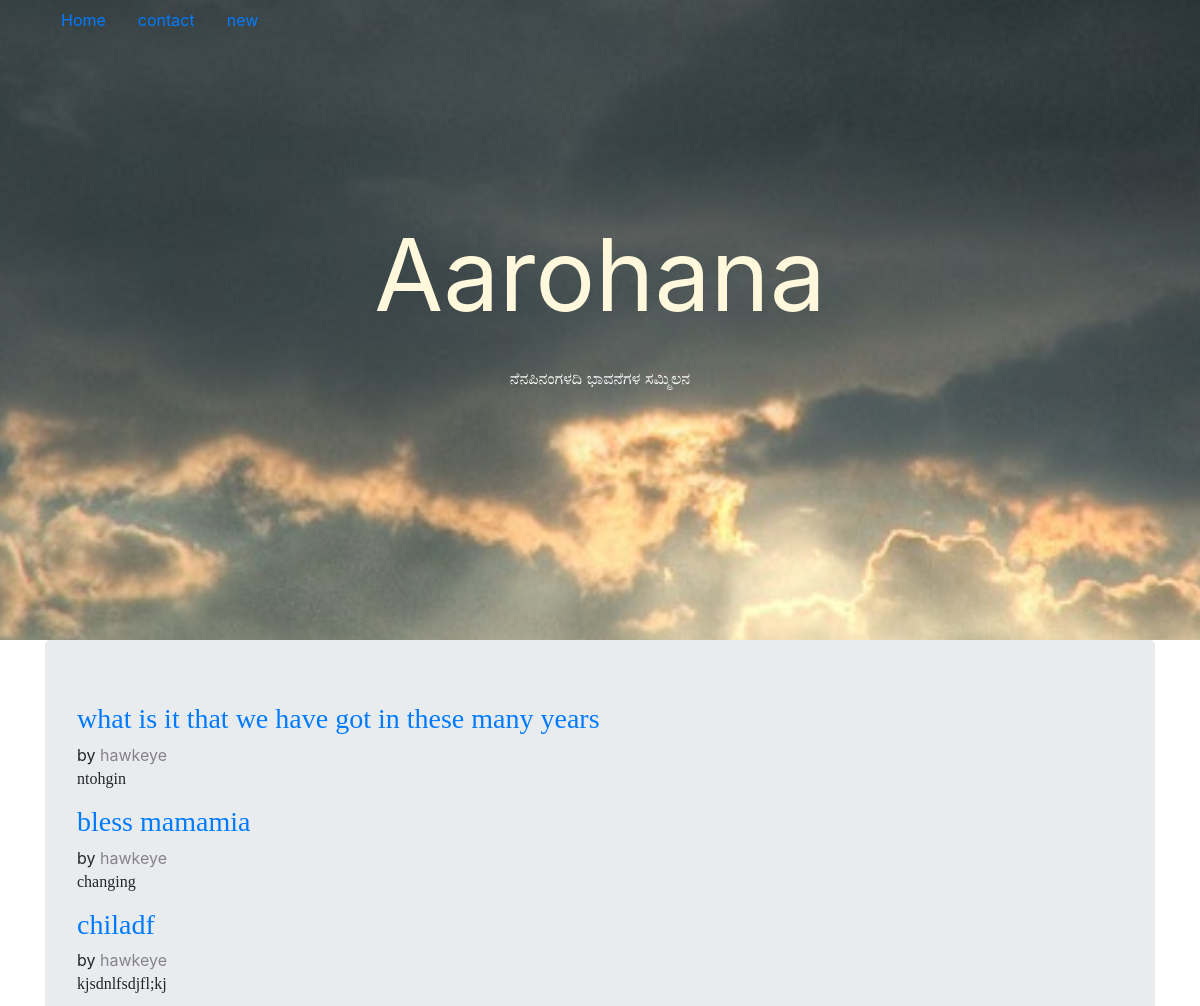
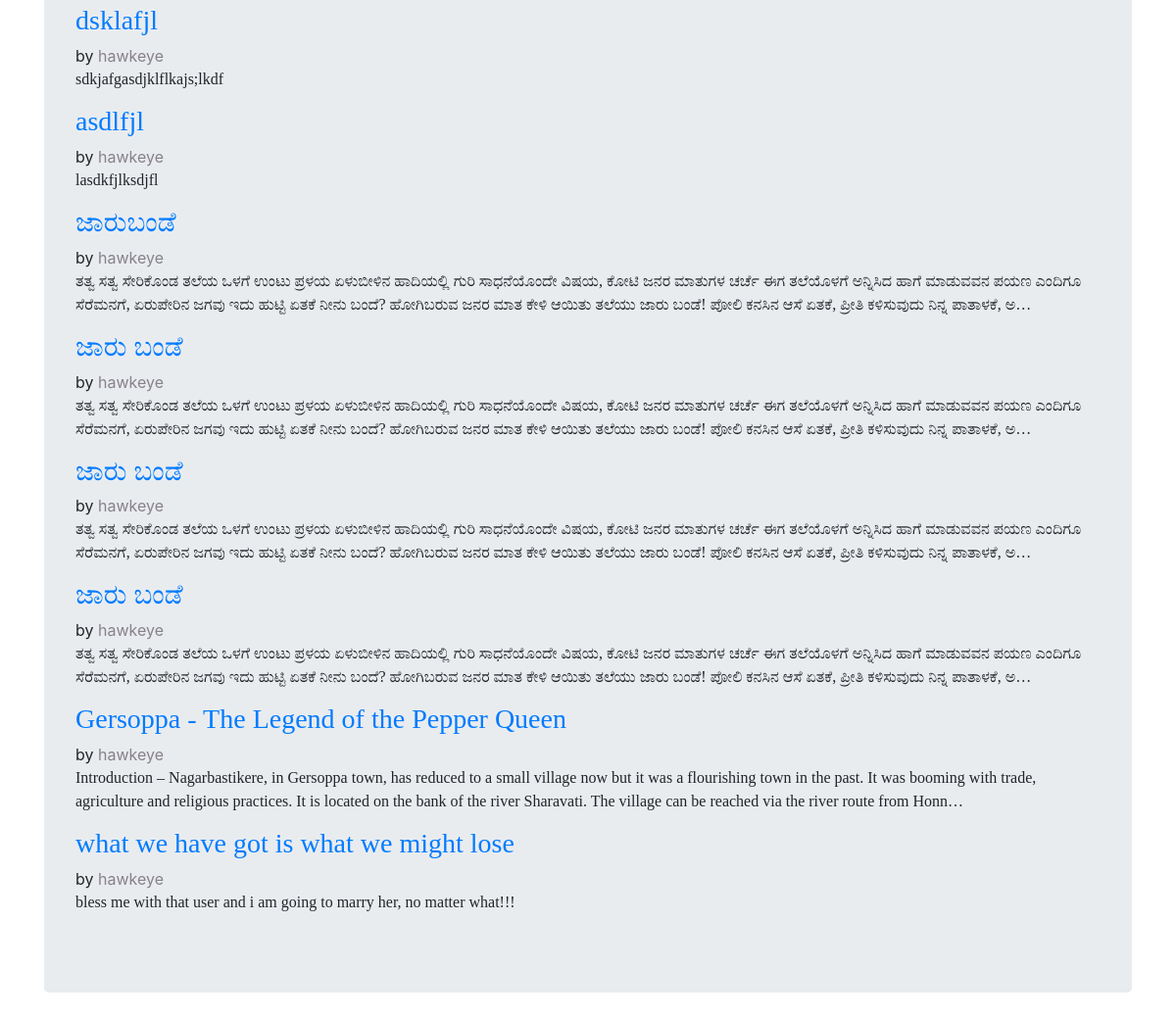
The app's page /posts/list/ with its own data (2 pictures, top to bottom).
### posts/models.py (models this page shows, shortened)
class post(models.Model):
    article_type = (
        ("POEM", "poem"),
        ("ARTICLE", "article"),
    )
    title = models.CharField("Title", max_length=250)
    content = models.TextField("Article")
    publish_date = models.DateTimeField(auto_now_add=True)
    updated = models.DateTimeField(auto_now_add=False, auto_now=True)
    author =  models.ForeignKey(User, related_name="blog_posts")
    post_image = models.FileField("Article_image", blank=True)
    article_type = models.CharField("Article Type", max_length=7, choices=article_type, default="POEM")
    def get_absolute_url(self):
        return reverse("detail", kwargs={"pk": self.id})
    class Meta:
        ordering = ["-publish_date"]

### posts/views.py (the view)
def post_list(request):
    posts = post.objects.all()
    return render(request, "posts/list.html", {"posts": posts})

### posts/templates/posts/list.html
{% extends "base.html" %}
{% block content %}
    {% for post in posts %}
        <h3 style="font-family: fantasy"><a href='{{ post.get_absolute_url }}'>{{ post.title }}</a></h1>
        <div>by <span class="author" style="color: #87818b">{{ post.author }}</span></div>
        <article class="article-content">
            <p style="font-family: serif">{{ post.content|truncatechars:300 }}</p>
        </article>
    {% empty %}
        <div>Sorry!! no posts added yet </div>
    {% endfor %}
{% endblock content %}

### posts/templates/base.html (shortened to what this page needs)
{% load staticfiles %}
<html>
    <head>
        <link href='{% static "css/bootstrap.css"%}' rel="stylesheet">
    </head>
    <body>
        <div class="header-img wrapper">
            {% block header %}
                {% block headerimg %}
                <div class="header-img" style="background-size: cover; height: 80%; width:100%; background-attachment: fixed;background-image: url({% static 'img/blog_back.jpg' %}); background-position-x: center; background-position-y:-100px">
                {% endblock headerimg %}
                    <div class="container">
                        <nav class="nav nav-masthead" style="position: fixed">
                                <a class="nav-link" href="{% url 'list' %}">Home</a>
                                <a class="nav-link" href="#">contact</a>
                                <a class="nav-link" href="{% url 'new' %}">new</a>
                        </nav>
                    </div>
                        {% block blogname %}
                        <div class="blog-name" style="font-size: 100; text-align: center; padding-top: 200px; color: cornsilk">     <p>Aarohana</p>
                        </div>
                        {% endblock blogname %}
                        {% block author %}
                            <div style="text-align: center; color:white;">
                                <p>ನೆನಪಿನಂಗಳದಿ ಭಾವನೆಗಳ ಸಮ್ಮಿಲನ</p>
                            </div>
                        {% endblock author %}
            </div>
            {% endblock header %}
        </div>
        <div>
            <div class="container" >
                    <div class="jumbotron">
                        {% block content %}
                        {% endblock content %}
                    </div>
            </div>
        </div>
    </body>
</html>

### records on screen
post: title "what is it that we have got in these many years", author "hawkeye", content "ntohgin"
post: title "bless mamamia", author "hawkeye", content "changing"
post: title "chiladf", author "hawkeye", content "kjsdnlfsdjfl;kj"
post: title "dsklafjl", author "hawkeye", content "sdkjafgasdjklflkajs;lkdf"
post: title "asdlfjl", author "hawkeye", content "lasdkfjlksdjfl"
post: title "ಜಾರುಬಂಡೆ", author "hawkeye", content "ತತ್ವ ಸತ್ವ ಸೇರಿಕೊಂಡ ತಲೆಯ ಒಳಗೆ ಉಂಟು ಪ್ರಳಯ ಏಳುಬೀಳಿನ ಹಾದಿಯಲ್ಲಿ ಗುರಿ ಸಾಧನೆಯೊಂದೇ ವಿಷಯ, ಕೋಟಿ ಜನರ ಮಾತುಗಳ ಚರ್ಚೆ ಈಗ ತಲೆಯೊಳಗೆ ಅನ್ನಿಸಿದ ಹಾಗೆ ಮಾಡುವವನ ಪಯಣ ಎಂದಿಗೂ ಸೆರೆಮನಗೆ, ಏರುಪೇರಿನ ಜಗವು ಇದು ಹುಟ್ಟಿ ಏತಕೆ ನೀನು ಬಂದೆ? ಹೋಗಿಬರುವ ಜನರ ಮಾತ ಕೇಳಿ ಆಯಿತು ತಲೆಯು ಜಾರು ಬಂಡೆ! ಪೋಲಿ ಕನಸಿನ ಆಸೆ ಏತಕೆ, ಪ್ರೀತಿ ಕಳಿಸುವುದು ನಿನ್ನ ಪಾತಾಳಕೆ, ಅ…"
post: title "ಜಾರು ಬಂಡೆ", author "hawkeye", content "ತತ್ವ ಸತ್ವ ಸೇರಿಕೊಂಡ ತಲೆಯ ಒಳಗೆ ಉಂಟು ಪ್ರಳಯ ಏಳುಬೀಳಿನ ಹಾದಿಯಲ್ಲಿ ಗುರಿ ಸಾಧನೆಯೊಂದೇ ವಿಷಯ, ಕೋಟಿ ಜನರ ಮಾತುಗಳ ಚರ್ಚೆ ಈಗ ತಲೆಯೊಳಗೆ ಅನ್ನಿಸಿದ ಹಾಗೆ ಮಾಡುವವನ ಪಯಣ ಎಂದಿಗೂ ಸೆರೆಮನಗೆ, ಏರುಪೇರಿನ ಜಗವು ಇದು ಹುಟ್ಟಿ ಏತಕೆ ನೀನು ಬಂದೆ? ಹೋಗಿಬರುವ ಜನರ ಮಾತ ಕೇಳಿ ಆಯಿತು ತಲೆಯು ಜಾರು ಬಂಡೆ! ಪೋಲಿ ಕನಸಿನ ಆಸೆ ಏತಕೆ, ಪ್ರೀತಿ ಕಳಿಸುವುದು ನಿನ್ನ ಪಾತಾಳಕೆ, ಅ…"
post: title "ಜಾರು ಬಂಡೆ", author "hawkeye", content "ತತ್ವ ಸತ್ವ ಸೇರಿಕೊಂಡ ತಲೆಯ ಒಳಗೆ ಉಂಟು ಪ್ರಳಯ ಏಳುಬೀಳಿನ ಹಾದಿಯಲ್ಲಿ ಗುರಿ ಸಾಧನೆಯೊಂದೇ ವಿಷಯ, ಕೋಟಿ ಜನರ ಮಾತುಗಳ ಚರ್ಚೆ ಈಗ ತಲೆಯೊಳಗೆ ಅನ್ನಿಸಿದ ಹಾಗೆ ಮಾಡುವವನ ಪಯಣ ಎಂದಿಗೂ ಸೆರೆಮನಗೆ, ಏರುಪೇರಿನ ಜಗವು ಇದು ಹುಟ್ಟಿ ಏತಕೆ ನೀನು ಬಂದೆ? ಹೋಗಿಬರುವ ಜನರ ಮಾತ ಕೇಳಿ ಆಯಿತು ತಲೆಯು ಜಾರು ಬಂಡೆ! ಪೋಲಿ ಕನಸಿನ ಆಸೆ ಏತಕೆ, ಪ್ರೀತಿ ಕಳಿಸುವುದು ನಿನ್ನ ಪಾತಾಳಕೆ, ಅ…"
post: title "ಜಾರು ಬಂಡೆ", author "hawkeye", content "ತತ್ವ ಸತ್ವ ಸೇರಿಕೊಂಡ ತಲೆಯ ಒಳಗೆ ಉಂಟು ಪ್ರಳಯ ಏಳುಬೀಳಿನ ಹಾದಿಯಲ್ಲಿ ಗುರಿ ಸಾಧನೆಯೊಂದೇ ವಿಷಯ, ಕೋಟಿ ಜನರ ಮಾತುಗಳ ಚರ್ಚೆ ಈಗ ತಲೆಯೊಳಗೆ ಅನ್ನಿಸಿದ ಹಾಗೆ ಮಾಡುವವನ ಪಯಣ ಎಂದಿಗೂ ಸೆರೆಮನಗೆ, ಏರುಪೇರಿನ ಜಗವು ಇದು ಹುಟ್ಟಿ ಏತಕೆ ನೀನು ಬಂದೆ? ಹೋಗಿಬರುವ ಜನರ ಮಾತ ಕೇಳಿ ಆಯಿತು ತಲೆಯು ಜಾರು ಬಂಡೆ! ಪೋಲಿ ಕನಸಿನ ಆಸೆ ಏತಕೆ, ಪ್ರೀತಿ ಕಳಿಸುವುದು ನಿನ್ನ ಪಾತಾಳಕೆ, ಅ…"
post: title "Gersoppa - The Legend of the Pepper Queen", author "hawkeye", content "Introduction – Nagarbastikere, in Gersoppa town, has reduced to a small village now but it was a flourishing town in the past. It was booming with trade, agriculture and religious practices. It is located on the bank of the river Sharavati. The village can be reached via the river route from Honn…"
post: title "what we have got is what we might lose", author "hawkeye", content "bless me with that user and i am going to marry her, no matter what!!!"
